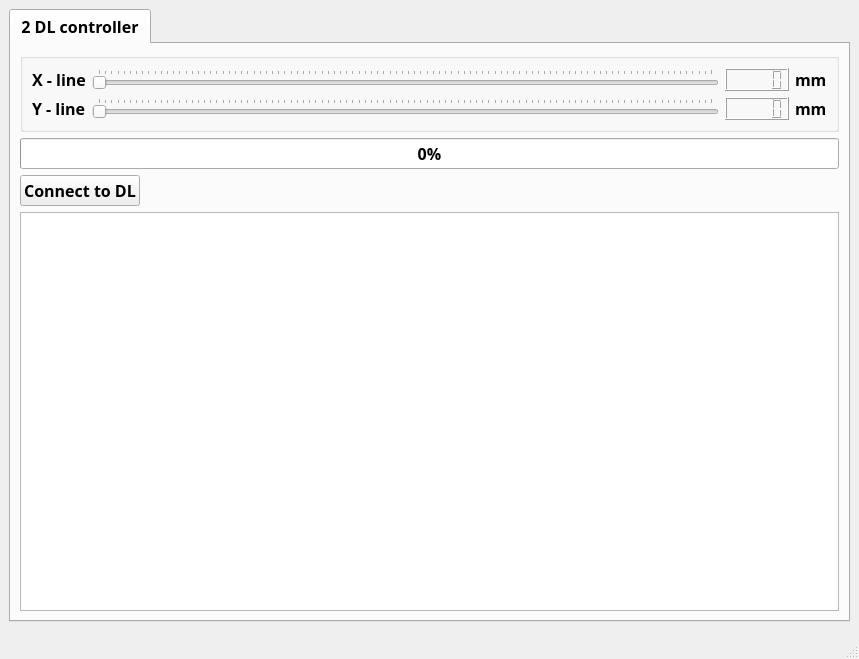
<?xml version="1.0" encoding="UTF-8"?>
<ui version="4.0">
 <class>MainWindow</class>
 <widget class="QMainWindow" name="MainWindow">
  <property name="geometry">
   <rect>
    <x>0</x>
    <y>0</y>
    <width>859</width>
    <height>659</height>
   </rect>
  </property>
  <property name="font">
   <font>
    <family>MS PGothic</family>
    <pointsize>12</pointsize>
    <weight>75</weight>
    <italic>false</italic>
    <bold>true</bold>
    <underline>false</underline>
    <strikeout>false</strikeout>
    <stylestrategy>PreferDefault</stylestrategy>
   </font>
  </property>
  <property name="windowTitle">
   <string>TranPyt-Elyse</string>
  </property>
  <property name="windowIcon">
   <iconset>
    <normaloff>main_icon.jpg</normaloff>main_icon.jpg</iconset>
  </property>
  <widget class="QWidget" name="centralwidget">
   <layout class="QGridLayout" name="gridLayout_2">
    <item row="0" column="0">
     <widget class="QTabWidget" name="tabWidget">
      <property name="currentIndex">
       <number>0</number>
      </property>
      <widget class="QWidget" name="tabDL">
       <attribute name="icon">
        <iconset>
         <normaloff>DL.png</normaloff>DL.png</iconset>
       </attribute>
       <attribute name="title">
        <string>2 DL controller</string>
       </attribute>
       <layout class="QGridLayout" name="gridLayout_3">
        <item row="2" column="0">
         <widget class="QTextEdit" name="textEdit"/>
        </item>
        <item row="0" column="0">
         <layout class="QVBoxLayout" name="verticalLayout_3">
          <item>
           <layout class="QGridLayout" name="gridLayout">
            <item row="0" column="0">
             <widget class="QGroupBox" name="groupBox_DL_sliders">
              <property name="title">
               <string/>
              </property>
              <layout class="QGridLayout" name="gridLayout_5">
               <item row="1" column="1">
                <widget class="QSlider" name="horizontalSlider_DL_Y_axis">
                 <property name="enabled">
                  <bool>false</bool>
                 </property>
                 <property name="cursor">
                  <cursorShape>UpArrowCursor</cursorShape>
                 </property>
                 <property name="orientation">
                  <enum>Qt::Horizontal</enum>
                 </property>
                 <property name="tickPosition">
                  <enum>QSlider::TicksAbove</enum>
                 </property>
                </widget>
               </item>
               <item row="0" column="2">
                <widget class="QLCDNumber" name="lcdNumber_Xaxis">
                 <property name="sizePolicy">
                  <sizepolicy hsizetype="Minimum" vsizetype="Minimum">
                   <horstretch>0</horstretch>
                   <verstretch>0</verstretch>
                  </sizepolicy>
                 </property>
                 <property name="cursor">
                  <cursorShape>ArrowCursor</cursorShape>
                 </property>
                </widget>
               </item>
               <item row="1" column="3">
                <widget class="QLabel" name="label_mm_lcd_Yaxis">
                 <property name="text">
                  <string>mm</string>
                 </property>
                </widget>
               </item>
               <item row="0" column="1">
                <widget class="QSlider" name="horizontalSlider_DL_X_axis">
                 <property name="enabled">
                  <bool>false</bool>
                 </property>
                 <property name="cursor">
                  <cursorShape>UpArrowCursor</cursorShape>
                 </property>
                 <property name="mouseTracking">
                  <bool>false</bool>
                 </property>
                 <property name="orientation">
                  <enum>Qt::Horizontal</enum>
                 </property>
                 <property name="tickPosition">
                  <enum>QSlider::TicksAbove</enum>
                 </property>
                </widget>
               </item>
               <item row="0" column="0">
                <widget class="QLabel" name="label_DL_X_axis">
                 <property name="text">
                  <string>X - line</string>
                 </property>
                 <property name="buddy">
                  <cstring>horizontalSlider_DL_X_axis</cstring>
                 </property>
                </widget>
               </item>
               <item row="0" column="3">
                <widget class="QLabel" name="label_mm_lcd_Xaxis">
                 <property name="text">
                  <string>mm</string>
                 </property>
                </widget>
               </item>
               <item row="1" column="2">
                <widget class="QLCDNumber" name="lcdNumber_Yaxis"/>
               </item>
               <item row="1" column="0">
                <widget class="QLabel" name="label_DL_Y_axis">
                 <property name="text">
                  <string>Y - line</string>
                 </property>
                 <property name="buddy">
                  <cstring>horizontalSlider_DL_Y_axis</cstring>
                 </property>
                </widget>
               </item>
              </layout>
             </widget>
            </item>
           </layout>
          </item>
          <item>
           <widget class="QProgressBar" name="progressBar_DL_movement">
            <property name="value">
             <number>0</number>
            </property>
           </widget>
          </item>
          <item>
           <layout class="QHBoxLayout" name="horizontalLayout">
            <item>
             <widget class="QPushButton" name="pushButton_DL_connect">
              <property name="text">
               <string>Connect to DL</string>
              </property>
             </widget>
            </item>
            <item>
             <spacer name="horizontalSpacer">
              <property name="orientation">
               <enum>Qt::Horizontal</enum>
              </property>
              <property name="sizeHint" stdset="0">
               <size>
                <width>40</width>
                <height>20</height>
               </size>
              </property>
             </spacer>
            </item>
           </layout>
          </item>
         </layout>
        </item>
       </layout>
      </widget>
     </widget>
    </item>
   </layout>
  </widget>
  <widget class="QStatusBar" name="statusbar"/>
  <action name="actionSettings">
   <property name="text">
    <string>Settings</string>
   </property>
  </action>
  <action name="actionHelp">
   <property name="text">
    <string>Help</string>
   </property>
  </action>
  <action name="actionAuthor">
   <property name="text">
    <string>Author</string>
   </property>
   <property name="iconText">
    <string>Author</string>
   </property>
  </action>
  <action name="actionQuit">
   <property name="text">
    <string>Quit</string>
   </property>
   <property name="shortcut">
    <string>Ctrl+Q</string>
   </property>
  </action>
 </widget>
 <resources/>
 <connections/>
</ui>
